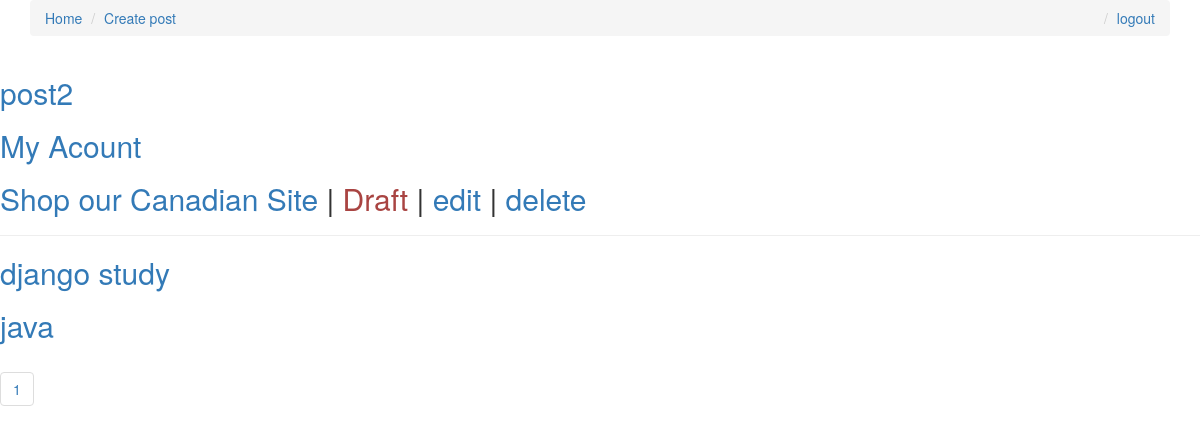
Screenshot of /posts/ (signed in) with the database file from the repository.
### posts/models.py (models this page shows, shortened)
class Post(models.Model):
    title=models.CharField(max_length=120)
    image=models.ImageField(null=True,blank=True,upload_to=upload_location)
    content=models.TextField()
    draft=models.BooleanField(default=False)
    publish=models.DateField(auto_now=False,auto_now_add=False)
    read_time=models.TimeField(null=True,blank=True)
    update=models.DateTimeField(auto_now=True, auto_now_add=False)
    timestamp=models.DateTimeField(auto_now=False, auto_now_add=True)
    user=models.ForeignKey(settings.AUTH_USER_MODEL,on_delete=models.CASCADE,default=1)
    objects=PostManager()

### posts/views.py (the view)
def index(request):
    posts = Post.objects.active().order_by('-publish')
    if request.user.is_authenticated:
        posts=Post.objects.exclude(~Q(user=request.user),draft=True)
    paginator = Paginator(posts, 5)
    page = request.GET.get('page')
    try:
        posts = paginator.page(page)
    except PageNotAnInteger:
        posts = paginator.page(1)
    except EmptyPage:
        posts = paginator.page(paginator.num_pages)
    pages = range(1, paginator.num_pages + 1)
    context = {'posts': posts, 'pages': pages}
    return render(request, 'index.html', context)

### posts/models.py (called while the page is built)
    def active(self):
        return super(PostManager,self).filter(draft=False).filter(publish__lte=timezone.now())

### templates/index.html (shortened to what this page needs)
{% extends 'base.html' %}
{% block content %}
    {% for post in posts %}
        <h2>
            <a href="{% url 'posts:detail' post.id %}">{{ post.title }}</a>
            {% if post.draft %} | <span class="text-danger"> Draft</span> {% endif %}
            {% if post.user == request.user %}
            |
            <a href="{% url 'posts:edit' post.id %}">edit</a>
            |
            <a href="{% url 'posts:delete' post.id %}">delete</a>
            {% endif %}
        </h2>
        {% cycle "" "" "<hr>" %}
    {% endfor %}
    <ul class="pagination">
        {% for i in pages %}
            <li><a href="?page={{ i }}">{{ i }}</a></li>
        {% endfor %}
    </ul>
{% endblock %}

### rows the page displays
Post: title "post2"
Post: title "My Acount"
Post: title "Shop our Canadian Site", draft "Draft", shows "edit"
Post: title "django study"
Post: title "java"

### other values shown
{{ i }} "1"
